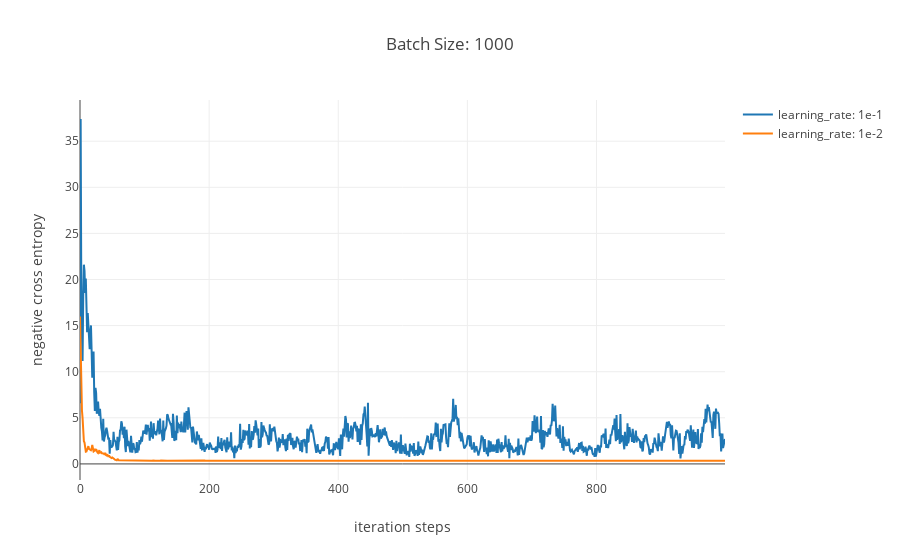

The code cell stored with this chart in its notebook:
### Markdown cell above
Previously, the batch size help us reduce the fluctuation. However, the part of learning rate is different in this case, and it reduces the slow oscillation when the value is small, although the convergence rate is not as fast as the large one.

### Code cell
data = [go.Scatter(x=np.arange(1000),
                   y=np.array(simple_features_estimator[0].loss),
                   mode="lines",
                   name="learning_rate: 1e-1"),
        go.Scatter(x=np.arange(1000),
                   y=np.array(simple_features_estimator[1].loss),
                   mode="lines",
                   name="learning_rate: 1e-2"),
       ]
layout = go.Layout(
    title='Batch Size: 1000',
    xaxis=dict(
        title='iteration steps',
    ),
    yaxis=dict(
        title='negative cross entropy'
    )
)
fig = go.Figure(data=data, layout=layout)
iplot(fig)

### Figure 1 — Plotly figure (JSON) as saved in the notebook; plotly's stock layout.template omitted (floating-point values rounded to 4 significant figures; data arrays with more than 128 entries replaced by an {"elided": "..."} marker saying what was removed)
{"data": [{"mode": "lines", "name": "learning_rate: 1e-1", "type": "scatter", "x": {"elided": "1000 int values"}, "y": {"elided": "10000 float values"}}, {"mode": "lines", "name": "learning_rate: 1e-2", "type": "scatter", "x": {"elided": "1000 int values"}, "y": {"elided": "10000 float values"}}], "layout": {"title": "Batch Size: 1000", "xaxis": {"title": "iteration steps"}, "yaxis": {"title": "negative cross entropy"}}}
